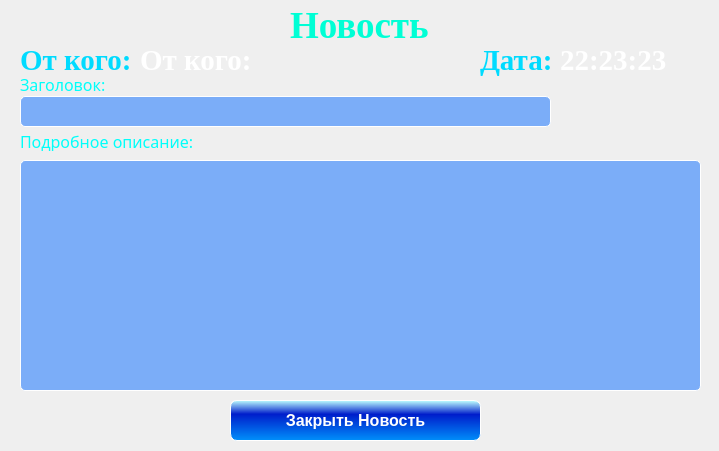
<?xml version="1.0" encoding="UTF-8"?>
<ui version="4.0">
 <class>CurNewsWnd</class>
 <widget class="QWidget" name="CurNewsWnd">
  <property name="geometry">
   <rect>
    <x>0</x>
    <y>0</y>
    <width>719</width>
    <height>451</height>
   </rect>
  </property>
  <property name="minimumSize">
   <size>
    <width>719</width>
    <height>451</height>
   </size>
  </property>
  <property name="maximumSize">
   <size>
    <width>719</width>
    <height>451</height>
   </size>
  </property>
  <property name="windowTitle">
   <string>Новость</string>
  </property>
  <property name="windowIcon">
   <iconset>
    <normaloff>images/news.ico</normaloff>images/news.ico</iconset>
  </property>
  <widget class="QLabel" name="label">
   <property name="geometry">
    <rect>
     <x>-210</x>
     <y>-120</y>
     <width>941</width>
     <height>671</height>
    </rect>
   </property>
   <property name="text">
    <string/>
   </property>
   <property name="pixmap">
    <pixmap>images/fon.jpg</pixmap>
   </property>
   <property name="alignment">
    <set>Qt::AlignLeading|Qt::AlignLeft|Qt::AlignTop</set>
   </property>
  </widget>
  <widget class="QLabel" name="label_2">
   <property name="geometry">
    <rect>
     <x>290</x>
     <y>200</y>
     <width>141</width>
     <height>141</height>
    </rect>
   </property>
   <property name="text">
    <string/>
   </property>
   <property name="pixmap">
    <pixmap>images/news.ico</pixmap>
   </property>
   <property name="alignment">
    <set>Qt::AlignLeading|Qt::AlignLeft|Qt::AlignTop</set>
   </property>
  </widget>
  <widget class="QLabel" name="label_3">
   <property name="geometry">
    <rect>
     <x>290</x>
     <y>5</y>
     <width>151</width>
     <height>41</height>
    </rect>
   </property>
   <property name="font">
    <font>
     <family>Times New Roman</family>
     <pointsize>28</pointsize>
     <weight>75</weight>
     <bold>true</bold>
    </font>
   </property>
   <property name="text">
    <string>&lt;html&gt;&lt;head/&gt;&lt;body&gt;&lt;p&gt;&lt;span style=&quot; color:#00ffd5;&quot;&gt;Новость&lt;/span&gt;&lt;/p&gt;&lt;/body&gt;&lt;/html&gt;</string>
   </property>
   <property name="alignment">
    <set>Qt::AlignLeading|Qt::AlignLeft|Qt::AlignTop</set>
   </property>
  </widget>
  <widget class="QPushButton" name="pbClose">
   <property name="geometry">
    <rect>
     <x>230</x>
     <y>400</y>
     <width>251</width>
     <height>41</height>
    </rect>
   </property>
   <property name="font">
    <font>
     <family>Arial</family>
     <pointsize>12</pointsize>
     <weight>75</weight>
     <bold>true</bold>
    </font>
   </property>
   <property name="styleSheet">
    <string notr="true">QPushButton {
	background-color:qlineargradient(spread:reflect, x1:0.515, y1:1, x2:0.528, y2:0, stop:0 rgba(0, 143, 250, 255), stop:0.655502 rgba(0, 29, 203, 255), stop:1 rgba(190, 255, 255, 255));
	color:rgb(255, 255, 255);
	border-width: 1px;
     border-style: solid;
     border-radius: 7px;
	min-width: 80px;
}

QPushButton:hover {
    background-color:qlineargradient(spread:reflect, x1:0.515, y1:1, x2:0.528, y2:0, stop:0 rgba(0, 143, 250, 255), stop:0.655502 rgba(82, 100, 203, 255), stop:1 rgba(190, 255, 255, 255));
}

QPushButton:pressed {
    background-color:qlineargradient(spread:reflect, x1:0.515, y1:1, x2:0.528, y2:0, stop:0 rgba(0, 143, 250, 255), stop:0.596154 rgba(85, 250, 255, 255), stop:1 rgba(190, 255, 255, 255));
}</string>
   </property>
   <property name="text">
    <string>Закрыть Новость</string>
   </property>
   <property name="icon">
    <iconset>
     <normaloff>images/exit.png</normaloff>images/exit.png</iconset>
   </property>
   <property name="iconSize">
    <size>
     <width>24</width>
     <height>24</height>
    </size>
   </property>
  </widget>
  <widget class="QLabel" name="lbFile">
   <property name="geometry">
    <rect>
     <x>20</x>
     <y>40</y>
     <width>121</width>
     <height>41</height>
    </rect>
   </property>
   <property name="font">
    <font>
     <family>Times New Roman</family>
     <pointsize>22</pointsize>
     <weight>75</weight>
     <bold>true</bold>
    </font>
   </property>
   <property name="text">
    <string>&lt;html&gt;&lt;head/&gt;&lt;body&gt;&lt;p&gt;&lt;span style=&quot; color:#00dbff;&quot;&gt;От кого:&lt;/span&gt;&lt;/p&gt;&lt;/body&gt;&lt;/html&gt;</string>
   </property>
  </widget>
  <widget class="QTextEdit" name="teNews">
   <property name="geometry">
    <rect>
     <x>20</x>
     <y>160</y>
     <width>681</width>
     <height>231</height>
    </rect>
   </property>
   <property name="font">
    <font>
     <family>Times New Roman</family>
     <pointsize>18</pointsize>
     <weight>75</weight>
     <bold>true</bold>
    </font>
   </property>
   <property name="styleSheet">
    <string notr="true">QWidget {
	background-color: rgba(23, 115, 255, 137);
	color:rgb(255, 255, 255);
	border-width: 1px;
	border-color: rgb(255, 255, 255);
     border-style: solid;
     border-radius: 5px;
}</string>
   </property>
   <property name="readOnly">
    <bool>true</bool>
   </property>
   <property name="html">
    <string>&lt;!DOCTYPE HTML PUBLIC &quot;-//W3C//DTD HTML 4.0//EN&quot; &quot;http://www.w3.org/TR/REC-html40/strict.dtd&quot;&gt;
&lt;html&gt;&lt;head&gt;&lt;meta name=&quot;qrichtext&quot; content=&quot;1&quot; /&gt;&lt;style type=&quot;text/css&quot;&gt;
p, li { white-space: pre-wrap; }
&lt;/style&gt;&lt;/head&gt;&lt;body style=&quot; font-family:'Times New Roman'; font-size:18pt; font-weight:600; font-style:normal;&quot;&gt;
&lt;p style=&quot;-qt-paragraph-type:empty; margin-top:0px; margin-bottom:0px; margin-left:0px; margin-right:0px; -qt-block-indent:0; text-indent:0px;&quot;&gt;&lt;br /&gt;&lt;/p&gt;&lt;/body&gt;&lt;/html&gt;</string>
   </property>
   <property name="textInteractionFlags">
    <set>Qt::NoTextInteraction</set>
   </property>
  </widget>
  <widget class="QLabel" name="lbFile_2">
   <property name="geometry">
    <rect>
     <x>480</x>
     <y>40</y>
     <width>71</width>
     <height>41</height>
    </rect>
   </property>
   <property name="font">
    <font>
     <family>Times New Roman</family>
     <pointsize>22</pointsize>
     <weight>75</weight>
     <bold>true</bold>
    </font>
   </property>
   <property name="text">
    <string>&lt;html&gt;&lt;head/&gt;&lt;body&gt;&lt;p&gt;&lt;span style=&quot; color:#00dbff;&quot;&gt;Дата:&lt;/span&gt;&lt;/p&gt;&lt;/body&gt;&lt;/html&gt;</string>
   </property>
  </widget>
  <widget class="QLabel" name="lbFrom">
   <property name="geometry">
    <rect>
     <x>140</x>
     <y>40</y>
     <width>241</width>
     <height>41</height>
    </rect>
   </property>
   <property name="font">
    <font>
     <family>Times New Roman</family>
     <pointsize>22</pointsize>
     <weight>75</weight>
     <bold>true</bold>
    </font>
   </property>
   <property name="text">
    <string>&lt;html&gt;&lt;head/&gt;&lt;body&gt;&lt;p&gt;&lt;span style=&quot; color:#ffffff;&quot;&gt;От кого:&lt;/span&gt;&lt;/p&gt;&lt;/body&gt;&lt;/html&gt;</string>
   </property>
  </widget>
  <widget class="QLabel" name="lbTime">
   <property name="geometry">
    <rect>
     <x>560</x>
     <y>40</y>
     <width>161</width>
     <height>41</height>
    </rect>
   </property>
   <property name="font">
    <font>
     <family>Times New Roman</family>
     <pointsize>22</pointsize>
     <weight>75</weight>
     <bold>true</bold>
    </font>
   </property>
   <property name="text">
    <string>&lt;html&gt;&lt;head/&gt;&lt;body&gt;&lt;p&gt;&lt;span style=&quot; color:#ffffff;&quot;&gt;22:23:23&lt;/span&gt;&lt;/p&gt;&lt;/body&gt;&lt;/html&gt;</string>
   </property>
  </widget>
  <widget class="QLineEdit" name="leTitle">
   <property name="geometry">
    <rect>
     <x>20</x>
     <y>96</y>
     <width>531</width>
     <height>31</height>
    </rect>
   </property>
   <property name="font">
    <font>
     <family>Times New Roman</family>
     <pointsize>17</pointsize>
     <weight>75</weight>
     <bold>true</bold>
    </font>
   </property>
   <property name="styleSheet">
    <string notr="true">QLineEdit {
	background-color: rgba(23, 115, 255, 137);
	color:rgb(255, 255, 255);
	border-width: 1px;
	border-color: rgb(255, 255, 255);
     border-style: solid;
     border-radius: 5px;
}</string>
   </property>
   <property name="text">
    <string/>
   </property>
   <property name="readOnly">
    <bool>true</bool>
   </property>
  </widget>
  <widget class="QLabel" name="label_21">
   <property name="geometry">
    <rect>
     <x>20</x>
     <y>73</y>
     <width>171</width>
     <height>21</height>
    </rect>
   </property>
   <property name="font">
    <font>
     <family>Arial Black</family>
     <pointsize>12</pointsize>
    </font>
   </property>
   <property name="text">
    <string>&lt;html&gt;&lt;head/&gt;&lt;body&gt;&lt;p&gt;&lt;span style=&quot; color:#00fffa;&quot;&gt;Заголовок:&lt;/span&gt;&lt;/p&gt;&lt;/body&gt;&lt;/html&gt;</string>
   </property>
  </widget>
  <widget class="QLabel" name="label_22">
   <property name="geometry">
    <rect>
     <x>20</x>
     <y>130</y>
     <width>211</width>
     <height>21</height>
    </rect>
   </property>
   <property name="font">
    <font>
     <family>Arial Black</family>
     <pointsize>12</pointsize>
    </font>
   </property>
   <property name="text">
    <string>&lt;html&gt;&lt;head/&gt;&lt;body&gt;&lt;p&gt;&lt;span style=&quot; color:#00fffa;&quot;&gt;Подробное описание:&lt;/span&gt;&lt;/p&gt;&lt;/body&gt;&lt;/html&gt;</string>
   </property>
  </widget>
 </widget>
 <resources/>
 <connections/>
</ui>
